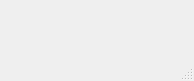
<?xml version="1.0" encoding="UTF-8"?>
<ui version="4.0">
 <class>Dios</class>
 <widget class="QMainWindow" name="Dios">
  <property name="geometry">
   <rect>
    <x>0</x>
    <y>0</y>
    <width>194</width>
    <height>81</height>
   </rect>
  </property>
  <property name="windowTitle">
   <string>MainWindow</string>
  </property>
  <widget class="QWidget" name="centralwidget"/>
  <widget class="QMenuBar" name="menubar">
   <property name="geometry">
    <rect>
     <x>0</x>
     <y>0</y>
     <width>194</width>
     <height>25</height>
    </rect>
   </property>
  </widget>
  <widget class="QStatusBar" name="statusbar"/>
 </widget>
 <resources/>
 <connections/>
</ui>
